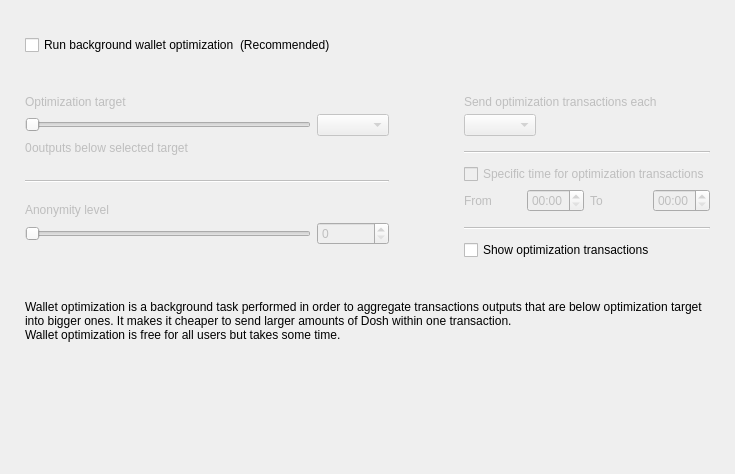
<?xml version="1.0" encoding="UTF-8"?>
<ui version="4.0">
 <class>OptimizationOptionsFrame</class>
 <widget class="QFrame" name="OptimizationOptionsFrame">
  <property name="geometry">
   <rect>
    <x>0</x>
    <y>0</y>
    <width>735</width>
    <height>474</height>
   </rect>
  </property>
  <property name="windowTitle">
   <string>Frame</string>
  </property>
  <property name="frameShape">
   <enum>QFrame::NoFrame</enum>
  </property>
  <property name="frameShadow">
   <enum>QFrame::Raised</enum>
  </property>
  <layout class="QVBoxLayout" name="verticalLayout">
   <property name="spacing">
    <number>0</number>
   </property>
   <property name="leftMargin">
    <number>25</number>
   </property>
   <property name="topMargin">
    <number>35</number>
   </property>
   <property name="rightMargin">
    <number>25</number>
   </property>
   <property name="bottomMargin">
    <number>0</number>
   </property>
   <item>
    <layout class="QHBoxLayout" name="horizontalLayout_2">
     <item>
      <widget class="QCheckBox" name="m_enableOptimizationCheck">
       <property name="text">
        <string>Run background wallet optimization</string>
       </property>
      </widget>
     </item>
     <item>
      <widget class="WalletGui::WalletNormalGrayTextLabel" name="label_8">
       <property name="text">
        <string>(Recommended)</string>
       </property>
      </widget>
     </item>
     <item>
      <spacer name="horizontalSpacer">
       <property name="orientation">
        <enum>Qt::Horizontal</enum>
       </property>
       <property name="sizeHint" stdset="0">
        <size>
         <width>40</width>
         <height>20</height>
        </size>
       </property>
      </spacer>
     </item>
    </layout>
   </item>
   <item>
    <spacer name="verticalSpacer_2">
     <property name="orientation">
      <enum>Qt::Vertical</enum>
     </property>
     <property name="sizeType">
      <enum>QSizePolicy::Fixed</enum>
     </property>
     <property name="sizeHint" stdset="0">
      <size>
       <width>20</width>
       <height>40</height>
      </size>
     </property>
    </spacer>
   </item>
   <item>
    <widget class="QWidget" name="m_optimizationOptionsWidget" native="true">
     <property name="enabled">
      <bool>true</bool>
     </property>
     <layout class="QHBoxLayout" name="horizontalLayout">
      <property name="spacing">
       <number>75</number>
      </property>
      <property name="leftMargin">
       <number>0</number>
      </property>
      <property name="topMargin">
       <number>0</number>
      </property>
      <property name="rightMargin">
       <number>0</number>
      </property>
      <property name="bottomMargin">
       <number>0</number>
      </property>
      <item alignment="Qt::AlignTop">
       <widget class="QWidget" name="widget1" native="true">
        <property name="enabled">
         <bool>false</bool>
        </property>
        <layout class="QGridLayout" name="gridLayout" columnstretch="50,0,0,0">
         <property name="leftMargin">
          <number>0</number>
         </property>
         <property name="topMargin">
          <number>0</number>
         </property>
         <property name="rightMargin">
          <number>0</number>
         </property>
         <property name="bottomMargin">
          <number>0</number>
         </property>
         <property name="verticalSpacing">
          <number>5</number>
         </property>
         <item row="0" column="0" colspan="4">
          <widget class="WalletGui::WalletNormalBlackTextLabel" name="label_5">
           <property name="text">
            <string>Optimization target</string>
           </property>
           <property name="indent">
            <number>0</number>
           </property>
          </widget>
         </item>
         <item row="4" column="0" colspan="4">
          <spacer name="verticalSpacer_3">
           <property name="orientation">
            <enum>Qt::Vertical</enum>
           </property>
           <property name="sizeType">
            <enum>QSizePolicy::Fixed</enum>
           </property>
           <property name="sizeHint" stdset="0">
            <size>
             <width>20</width>
             <height>20</height>
            </size>
           </property>
          </spacer>
         </item>
         <item row="1" column="0" colspan="3">
          <widget class="QSlider" name="m_thresholdSlider">
           <property name="maximum">
            <number>6</number>
           </property>
           <property name="pageStep">
            <number>1</number>
           </property>
           <property name="orientation">
            <enum>Qt::Horizontal</enum>
           </property>
          </widget>
         </item>
         <item row="1" column="3">
          <widget class="QComboBox" name="m_thresholdCombo"/>
         </item>
         <item row="5" column="0" colspan="4">
          <widget class="Line" name="line">
           <property name="orientation">
            <enum>Qt::Horizontal</enum>
           </property>
          </widget>
         </item>
         <item row="6" column="0" colspan="4">
          <spacer name="verticalSpacer_4">
           <property name="orientation">
            <enum>Qt::Vertical</enum>
           </property>
           <property name="sizeType">
            <enum>QSizePolicy::Fixed</enum>
           </property>
           <property name="sizeHint" stdset="0">
            <size>
             <width>20</width>
             <height>15</height>
            </size>
           </property>
          </spacer>
         </item>
         <item row="8" column="3">
          <widget class="QSpinBox" name="m_mixinSpin">
           <property name="buttonSymbols">
            <enum>QAbstractSpinBox::UpDownArrows</enum>
           </property>
          </widget>
         </item>
         <item row="7" column="0" colspan="4">
          <widget class="WalletGui::WalletNormalBlackTextLabel" name="label_7">
           <property name="text">
            <string>Anonymity level</string>
           </property>
           <property name="indent">
            <number>0</number>
           </property>
          </widget>
         </item>
         <item row="8" column="0" colspan="3">
          <widget class="QSlider" name="m_mixinSlider">
           <property name="pageStep">
            <number>1</number>
           </property>
           <property name="orientation">
            <enum>Qt::Horizontal</enum>
           </property>
          </widget>
         </item>
         <item row="2" column="0" colspan="4">
          <spacer name="verticalSpacer_12">
           <property name="orientation">
            <enum>Qt::Vertical</enum>
           </property>
           <property name="sizeType">
            <enum>QSizePolicy::Fixed</enum>
           </property>
           <property name="sizeHint" stdset="0">
            <size>
             <width>20</width>
             <height>0</height>
            </size>
           </property>
          </spacer>
         </item>
         <item row="3" column="0" colspan="4">
          <layout class="QHBoxLayout" name="horizontalLayout_3" stretch="0,1">
           <item>
            <widget class="QLabel" name="m_nonOptimizedOutputsLabel">
             <property name="text">
              <string>0</string>
             </property>
            </widget>
           </item>
           <item>
            <widget class="WalletGui::WalletNormalBlackTextLabel" name="m_nonOptimizedOutputsTextLabel">
             <property name="text">
              <string>outputs below selected target</string>
             </property>
            </widget>
           </item>
          </layout>
         </item>
        </layout>
       </widget>
      </item>
      <item>
       <layout class="QVBoxLayout" name="verticalLayout_3">
        <property name="spacing">
         <number>10</number>
        </property>
        <property name="rightMargin">
         <number>0</number>
        </property>
        <property name="bottomMargin">
         <number>0</number>
        </property>
        <item>
         <widget class="QWidget" name="widget2" native="true">
          <property name="enabled">
           <bool>false</bool>
          </property>
          <layout class="QGridLayout" name="gridLayout_2" columnstretch="0,0,0,0">
           <property name="leftMargin">
            <number>0</number>
           </property>
           <property name="topMargin">
            <number>0</number>
           </property>
           <property name="rightMargin">
            <number>0</number>
           </property>
           <property name="bottomMargin">
            <number>0</number>
           </property>
           <property name="verticalSpacing">
            <number>5</number>
           </property>
           <item row="2" column="0" colspan="2" alignment="Qt::AlignLeft">
            <widget class="QComboBox" name="m_periodCombo"/>
           </item>
           <item row="8" column="0">
            <widget class="WalletGui::WalletNormalBlackTextLabel" name="label_2">
             <property name="text">
              <string>From</string>
             </property>
            </widget>
           </item>
           <item row="8" column="1">
            <widget class="QTimeEdit" name="m_startTimeEdit">
             <property name="enabled">
              <bool>false</bool>
             </property>
             <property name="displayFormat">
              <string>HH:mm</string>
             </property>
            </widget>
           </item>
           <item row="8" column="2">
            <widget class="WalletGui::WalletNormalBlackTextLabel" name="label_3">
             <property name="text">
              <string>To</string>
             </property>
            </widget>
           </item>
           <item row="8" column="3">
            <widget class="QTimeEdit" name="m_stopTimeEdit">
             <property name="enabled">
              <bool>false</bool>
             </property>
             <property name="displayFormat">
              <string>HH:mm</string>
             </property>
            </widget>
           </item>
           <item row="6" column="0" colspan="4">
            <widget class="QCheckBox" name="m_optimizationTimeCheck">
             <property name="text">
              <string>Specific time for optimization transactions</string>
             </property>
            </widget>
           </item>
           <item row="4" column="0" colspan="4">
            <widget class="Line" name="line_2">
             <property name="orientation">
              <enum>Qt::Horizontal</enum>
             </property>
            </widget>
           </item>
           <item row="0" column="0" colspan="4">
            <widget class="WalletGui::WalletNormalBlackTextLabel" name="label_4">
             <property name="text">
              <string>Send optimization transactions each</string>
             </property>
             <property name="indent">
              <number>0</number>
             </property>
            </widget>
           </item>
           <item row="7" column="0" colspan="4">
            <spacer name="verticalSpacer_8">
             <property name="orientation">
              <enum>Qt::Vertical</enum>
             </property>
             <property name="sizeType">
              <enum>QSizePolicy::Fixed</enum>
             </property>
             <property name="sizeHint" stdset="0">
              <size>
               <width>20</width>
               <height>0</height>
              </size>
             </property>
            </spacer>
           </item>
           <item row="3" column="0" colspan="4">
            <spacer name="verticalSpacer_6">
             <property name="orientation">
              <enum>Qt::Vertical</enum>
             </property>
             <property name="sizeType">
              <enum>QSizePolicy::Fixed</enum>
             </property>
             <property name="sizeHint" stdset="0">
              <size>
               <width>20</width>
               <height>10</height>
              </size>
             </property>
            </spacer>
           </item>
           <item row="10" column="0" colspan="4">
            <widget class="Line" name="line_3">
             <property name="orientation">
              <enum>Qt::Horizontal</enum>
             </property>
            </widget>
           </item>
           <item row="1" column="0" colspan="4">
            <spacer name="verticalSpacer_5">
             <property name="orientation">
              <enum>Qt::Vertical</enum>
             </property>
             <property name="sizeType">
              <enum>QSizePolicy::Fixed</enum>
             </property>
             <property name="sizeHint" stdset="0">
              <size>
               <width>20</width>
               <height>0</height>
              </size>
             </property>
            </spacer>
           </item>
           <item row="5" column="0" colspan="4">
            <spacer name="verticalSpacer_7">
             <property name="orientation">
              <enum>Qt::Vertical</enum>
             </property>
             <property name="sizeType">
              <enum>QSizePolicy::Fixed</enum>
             </property>
             <property name="sizeHint" stdset="0">
              <size>
               <width>20</width>
               <height>5</height>
              </size>
             </property>
            </spacer>
           </item>
           <item row="9" column="0" colspan="4">
            <spacer name="verticalSpacer_10">
             <property name="orientation">
              <enum>Qt::Vertical</enum>
             </property>
             <property name="sizeType">
              <enum>QSizePolicy::Fixed</enum>
             </property>
             <property name="sizeHint" stdset="0">
              <size>
               <width>20</width>
               <height>10</height>
              </size>
             </property>
            </spacer>
           </item>
          </layout>
         </widget>
        </item>
        <item>
         <widget class="QCheckBox" name="m_showFusionTransactionsCheck">
          <property name="enabled">
           <bool>true</bool>
          </property>
          <property name="text">
           <string>Show optimization transactions</string>
          </property>
         </widget>
        </item>
       </layout>
      </item>
     </layout>
    </widget>
   </item>
   <item>
    <spacer name="verticalSpacer_11">
     <property name="orientation">
      <enum>Qt::Vertical</enum>
     </property>
     <property name="sizeType">
      <enum>QSizePolicy::Fixed</enum>
     </property>
     <property name="sizeHint" stdset="0">
      <size>
       <width>20</width>
       <height>40</height>
      </size>
     </property>
    </spacer>
   </item>
   <item>
    <widget class="WalletGui::WalletExtraNormalGrayTextLabel" name="m_helpLabel">
     <property name="text">
      <string>Wallet optimization is a background task performed in order to aggregate transactions outputs that are below optimization target into bigger ones. It makes it cheaper to send larger amounts of Dosh within one transaction.
Wallet optimization is free for all users but takes some time.</string>
     </property>
     <property name="wordWrap">
      <bool>true</bool>
     </property>
    </widget>
   </item>
   <item>
    <spacer name="verticalSpacer">
     <property name="orientation">
      <enum>Qt::Vertical</enum>
     </property>
     <property name="sizeHint" stdset="0">
      <size>
       <width>20</width>
       <height>40</height>
      </size>
     </property>
    </spacer>
   </item>
  </layout>
 </widget>
 <customwidgets>
  <customwidget>
   <class>WalletGui::WalletNormalGrayTextLabel</class>
   <extends>QLabel</extends>
   <header>Gui/Common/WalletTextLabel.h</header>
  </customwidget>
  <customwidget>
   <class>WalletGui::WalletNormalBlackTextLabel</class>
   <extends>QLabel</extends>
   <header>Gui/Common/WalletTextLabel.h</header>
  </customwidget>
  <customwidget>
   <class>WalletGui::WalletExtraNormalGrayTextLabel</class>
   <extends>QLabel</extends>
   <header>Gui/Common/WalletTextLabel.h</header>
  </customwidget>
 </customwidgets>
 <resources/>
 <connections>
  <connection>
   <sender>m_enableOptimizationCheck</sender>
   <signal>toggled(bool)</signal>
   <receiver>widget1</receiver>
   <slot>setEnabled(bool)</slot>
   <hints>
    <hint type="sourcelabel">
     <x>147</x>
     <y>47</y>
    </hint>
    <hint type="destinationlabel">
     <x>176</x>
     <y>204</y>
    </hint>
   </hints>
  </connection>
  <connection>
   <sender>m_thresholdSlider</sender>
   <signal>valueChanged(int)</signal>
   <receiver>OptimizationOptionsFrame</receiver>
   <slot>thresholdChanged(int)</slot>
   <hints>
    <hint type="sourcelabel">
     <x>116</x>
     <y>139</y>
    </hint>
    <hint type="destinationlabel">
     <x>355</x>
     <y>194</y>
    </hint>
   </hints>
  </connection>
  <connection>
   <sender>m_mixinSlider</sender>
   <signal>valueChanged(int)</signal>
   <receiver>OptimizationOptionsFrame</receiver>
   <slot>mixinChanged(int)</slot>
   <hints>
    <hint type="sourcelabel">
     <x>116</x>
     <y>240</y>
    </hint>
    <hint type="destinationlabel">
     <x>367</x>
     <y>236</y>
    </hint>
   </hints>
  </connection>
  <connection>
   <sender>m_optimizationTimeCheck</sender>
   <signal>toggled(bool)</signal>
   <receiver>m_startTimeEdit</receiver>
   <slot>setEnabled(bool)</slot>
   <hints>
    <hint type="sourcelabel">
     <x>543</x>
     <y>179</y>
    </hint>
    <hint type="destinationlabel">
     <x>501</x>
     <y>207</y>
    </hint>
   </hints>
  </connection>
  <connection>
   <sender>m_optimizationTimeCheck</sender>
   <signal>toggled(bool)</signal>
   <receiver>m_stopTimeEdit</receiver>
   <slot>setEnabled(bool)</slot>
   <hints>
    <hint type="sourcelabel">
     <x>543</x>
     <y>179</y>
    </hint>
    <hint type="destinationlabel">
     <x>643</x>
     <y>207</y>
    </hint>
   </hints>
  </connection>
  <connection>
   <sender>m_mixinSpin</sender>
   <signal>valueChanged(int)</signal>
   <receiver>OptimizationOptionsFrame</receiver>
   <slot>mixinChanged(int)</slot>
   <hints>
    <hint type="sourcelabel">
     <x>273</x>
     <y>271</y>
    </hint>
    <hint type="destinationlabel">
     <x>367</x>
     <y>236</y>
    </hint>
   </hints>
  </connection>
  <connection>
   <sender>m_thresholdCombo</sender>
   <signal>currentIndexChanged(int)</signal>
   <receiver>OptimizationOptionsFrame</receiver>
   <slot>thresholdChanged(int)</slot>
   <hints>
    <hint type="sourcelabel">
     <x>270</x>
     <y>139</y>
    </hint>
    <hint type="destinationlabel">
     <x>367</x>
     <y>236</y>
    </hint>
   </hints>
  </connection>
  <connection>
   <sender>m_enableOptimizationCheck</sender>
   <signal>toggled(bool)</signal>
   <receiver>widget2</receiver>
   <slot>setEnabled(bool)</slot>
   <hints>
    <hint type="sourcelabel">
     <x>158</x>
     <y>48</y>
    </hint>
    <hint type="destinationlabel">
     <x>556</x>
     <y>197</y>
    </hint>
   </hints>
  </connection>
 </connections>
 <slots>
  <slot>thresholdChanged(int)</slot>
  <slot>mixinChanged(int)</slot>
 </slots>
</ui>
